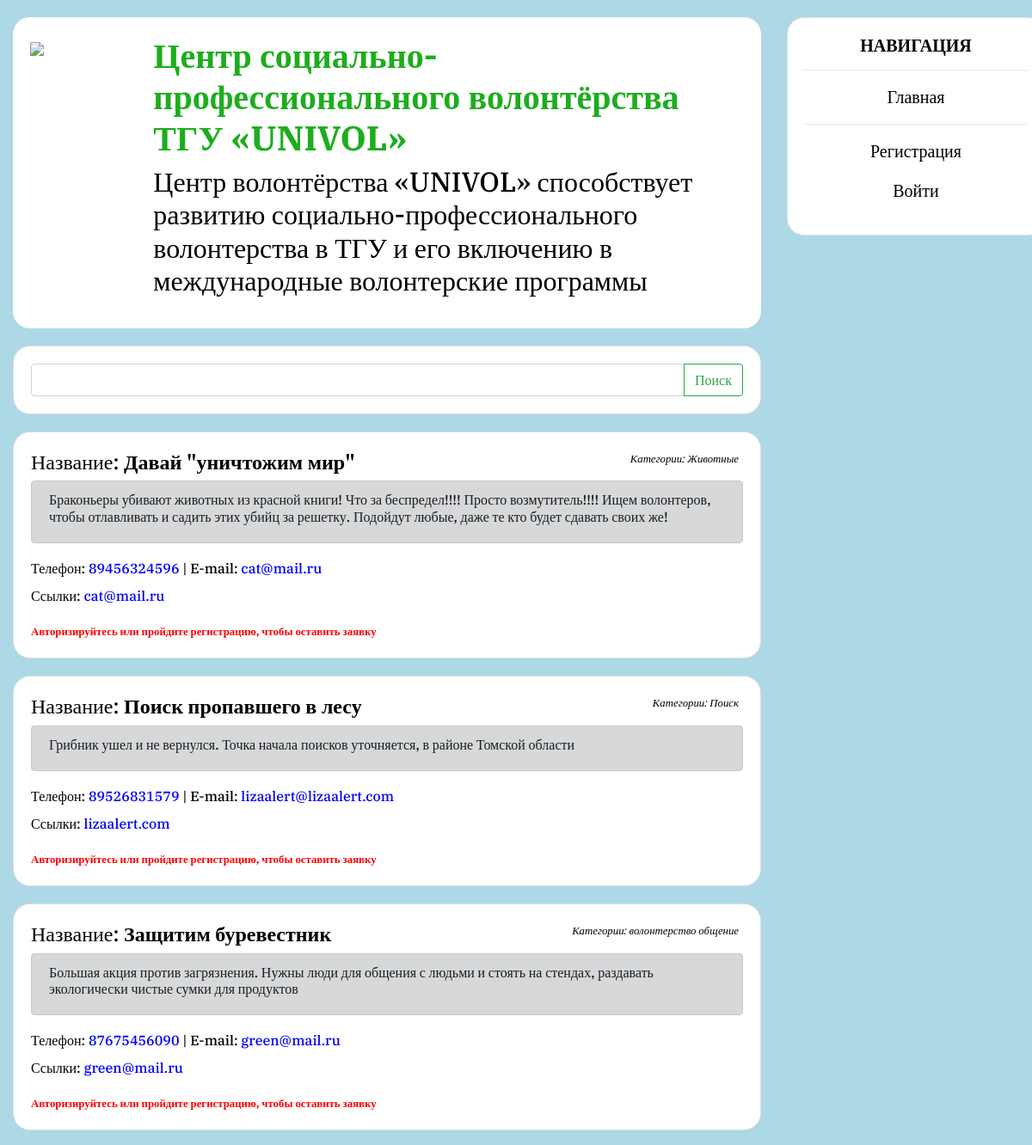
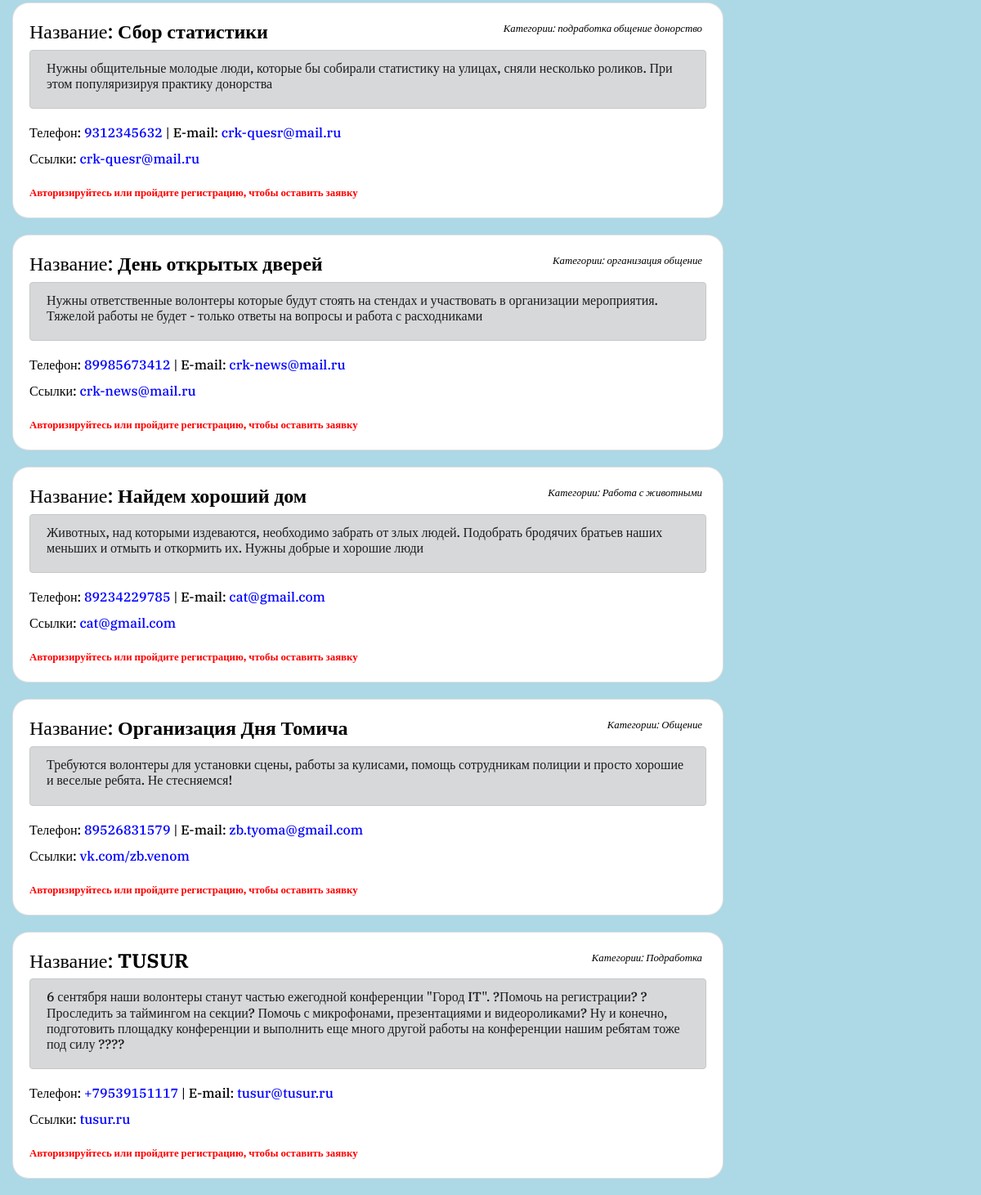
The page / on the database its author committed (2 pictures, top to bottom).
### tables this page shows
CREATE TABLE `events` (
  `id` int(11) NOT NULL,
  `id_org` int(11) NOT NULL,
  `event` text NOT NULL,
  `about` text NOT NULL,
  `email` text NOT NULL,
  `phone` text NOT NULL,
  `city` text NOT NULL,
  `link` text NOT NULL,
  `category` text NOT NULL
);

### index.php (the view, shortened to what this page needs)
<?php
require_once "db.php";
$type = $_SESSION['type'];
$id = $_SESSION['id'];
$search = $_POST['search'];
$search = trim($search);
if (isset($_POST['serchButton']) && $search != " " && !empty($search)) {
    $sql = "SELECT * FROM events WHERE `category` LIKE '%$search%' AND `about` LIKE '%$search%' AND `event` LIKE '%$search%' AND id_org != 0 ORDER BY id DESC";
} else
    $sql = "SELECT * FROM events WHERE id_org != 0 ORDER BY id DESC";
?>
<!DOCTYPE html>
<html lang="ru">
<head>
    <link rel="stylesheet" href="https://stackpath.bootstrapcdn.com/bootstrap/4.3.1/css/bootstrap.min.css">
    <link rel="stylesheet" media="screen,projection" href="css/main.css">
</head>
<body>
    <div class="container-fluid">
        <div class="row">
            <div class="col">
                <div class="card" style="margin-top: 20px; border: 0px solid lightblue; border-radius: 20px; ">
                    <div class="card-body" style="border-radius: 20px; ">
                        <div class="row">
                            <div class="col"><a href="index.php"><img src="/img/logo.png" width="100%"></a></div>
                            <div class="col-10"><h4><b style="color: rgb(29, 173, 29); font-size: 30px; font-size: 5vh;">Центр социально-профессионального волонтёрства ТГУ «UNIVOL»</b></h4>
                            <h5><p style="font-size: 20px; font-size: 4vh;">Центр волонтёрства «UNIVOL» способствует развитию социально-профессионального волонтерства в ТГУ и его включению в международные волонтерские программы</p></h5></div>
                        </div>
                    </div>
                </div>
                <form action="#" method="post">
                    <div class="card" style='margin: 20px 0; border-radius: 20px;'>
                        <div class="card-body">
                            <div class="input-group">
                                <input type="search" class="form-control" name="search" value="<?echo $search;?>" id="search">
                                <div class="input-group-append">
                                    <button class="btn btn-outline-success" type="submit" name="serchButton" id="serchButton">Поиск</button>
                                </div>
                            </div>
                        </div>
                    </div>
                </form>
                    <?php
                        $result = mysqli_query($link, $sql) or die("Ошибка " . mysqli_error($link));
                        while ($row = mysqli_fetch_array($result)) {
                            $name = $row['event'];
                            $about = $row['about'];
                            $phone = $row['phone'];
                            $phone = "<a href='tel:".$phone."'><h6 style='display: inline; color: blue'>".$phone."</h6></a>";
                            $email = $row['email'];
                            $email = "<a href='mailto:".$email."'><h6 style='display: inline; color: blue'>".$email."</h6></a>";
                            $links = $row['link'];
                            $pos = strripos($links, '.');
                            if ($pos)
                                $links = "<a href='http://".$links."'><h6 style='display: inline; color: blue'>".$links."</h6></a>";
                            $id_event = $row['id'];
                            $id_org = $row['id_org'];
                            $category = $row['category'];
                            echo "
                                <div class='card' style='margin: 20px 0; border-radius: 20px;'>
                                    <div class='card-body'>
                                        <div class='row'>
                                            <div class='col'>
                                                <h4>Название: <b>$name</b></h4>
                                                <div class='alert alert-dark'>
                                                    <h6>$about</h6>
                                                </div>
                                                <h6>Телефон: $phone | E-mail: $email</h6><h6 style='display: inline;'>Ссылки: $links
                                                <i style='position: absolute; top: 0; right: 20px;'><small>Категории: $category</small></i>";
                            if ($type == "volunteer") {
                                $sqli = "SELECT * FROM volunteers WHERE id_volunteer = $id AND id_event = $id_event";
                                $resulti = mysqli_query($link, $sqli) or die("Ошибка " . mysqli_error($link));
                                $rowi = mysqli_fetch_array($resulti);
                                if (!empty($rowi)) {
                                    echo "<button style='position: absolute; bottom: 0; right: 15px;' class='btn btn-secondary' disabled>Заявка отправлена</button>";
                                    if ($rowi['valid'] == 1)
                                        echo "<p></p><b style='color: green; '>Ваша заявка одобрена</b>";
                                    if ($rowi['valid'] == 0)
                                        echo "<p></p><b style='color: red; '>Ваша заявка на рассмотрении</b>";
                                }
                                else
                                    echo "<a style='position: absolute; bottom: 0; right: 15px;' href='volunteerForm.php?id=$id_event&id_org=$id_org'><button class='btn btn-success'>Подать заявку</button></a>";
                            }else if ($type == "admin") {
                                echo "<a style='position: absolute; bottom: 0; right: 15px;' href='no.php?id=$id_event'><button class='btn btn-danger'>Удалить</button></a>";
                            }
                            else if (empty($type))
                                echo "<p></p><small><b style='color: red'>Авторизируйтесь или пройдите регистрацию, чтобы оставить заявку</b></small>";
                                        echo "</div>
                                        </div>
                                    </div>
                                </div>
                            ";
                        }
                    ?>
            </div>
            <div class="col-3">
                <div class="card" style="margin-top: 20px; width: 300px; border-radius: 20px; position: fixed;">
                    <div class="card-body">
                        <center>
                            <h5><b>НАВИГАЦИЯ</b></h5>
                            <hr>
                            <p><a href="index.php">Главная</a></p>
                            <?php
                            if ($_SESSION['online'] == 1) {
                                $sqli = "SELECT * FROM volunteers WHERE id_org = 0 AND id_volunteer=$id";
                                $resulti = mysqli_query($link, $sqli) or die("Ошибка " . mysqli_error($link));
                                $rowi = mysqli_fetch_array($resulti);
                                if ($_SESSION['type'] == "admin")
                                    echo "<p><a href='orgs.php'>Заявки организаторов</a></p>";
                                if ($_SESSION['type'] == "volunteer" && empty($rowi['id']))
                                    echo "<p><a href='volunteerForm.php?id=12&id_org=0'>Свободная форма</a></p>";
                                if ($_SESSION['type'] == "volunteer" && !empty($rowi['id']))
                                    echo "<p><a href='volunteerForm.php?id=12&id_org=0&edit=1'>Изменить свободную форму</a></p>";
                                if ($_SESSION['type'] == "org" && $_SESSION['valid'] == 1)
                                    echo "<p><a href='eventForm.php'>Создать событие</a></p>
                                    <p><a href='add.php'>Посмотреть заявки</a></p>
                                    <p><a href='add.php?free=1'>Свободные волонтеры</a></p>";
                                if ($_SESSION['type'] == "org" && $_SESSION['valid'] == 0)
                                    echo "<p><b  style='color: red'>ВАША АКАУНТ НЕ ПОДТВЕРЖДЁН!</b></p>";
                                echo '<hr><p><a href="exit.php">Выход</a>';
                            }
                            else
                                echo '<hr><p><a href="regForm.php">Регистрация</a></p>
                                <p><a href="authForm.php">Войти</a>'
                            ?>
                        </center>
                    </div>
                </div>
            </div>
        </div>
    </div>
</body>
</html>

### css/main.css (style rules this page uses)
a { text-decoration: none; font-size: 20px; color: black; }
body { height: 100%; background-color: lightblue; color: black; font-family: 'IBM Plex Serif', serif; }

### rows shown on the page
events: event "Давай \"уничтожим мир\"", about "Браконьеры убивают животных из красной книги! Что за беспредел!!!! Просто возмутитель!!!! Ищем волонтеров, чтобы отлавливать и садить этих убийц за решетку. Подойдут любые, даже те кто будет сдавать своих же!", phone "89456324596", email "cat@mail.ru", link "cat@mail.ru", category "Животные"
events: event "Поиск пропавшего в лесу", about "Грибник ушел и не вернулся. Точка начала поисков уточняется, в районе Томской области", phone "89526831579", email "lizaalert@lizaalert.com", link "lizaalert.com", category "Поиск"
events: event "Защитим буревестник", about "Большая акция против загрязнения. Нужны люди для общения с людьми и стоять на стендах, раздавать экологически чистые сумки для продуктов", phone "87675456090", email "green@mail.ru", link "green@mail.ru", category "волонтерство общение"
events: event "Сбор статистики", about "Нужны общительные молодые люди, которые бы собирали статистику на улицах, сняли несколько роликов. При этом популяризируя практику донорства", phone "9312345632", email "crk-quesr@mail.ru", link "crk-quesr@mail.ru", category "подработка общение донорство"
events: event "День открытых дверей", about "Нужны ответственные волонтеры которые будут стоять на стендах и участвовать в организации мероприятия. Тяжелой работы не будет - только ответы на вопросы и работа с расходниками", phone "89985673412", email "crk-news@mail.ru", link "crk-news@mail.ru", category "организация общение"
events: event "Найдем хороший дом", about "Животных, над которыми издеваются, необходимо забрать от злых людей. Подобрать бродячих братьев наших меньших и отмыть и откормить их. Нужны добрые и хорошие люди", phone "89234229785", email "cat@gmail.com", link "cat@gmail.com", category "Работа с животными"
events: event "Организация Дня Томича", about "Требуются волонтеры для установки сцены, работы за кулисами, помощь сотрудникам полиции и просто хорошие и веселые ребята. Не стесняемся!", phone "89526831579", email "zb.tyoma@gmail.com", link "vk.com/zb.venom", category "Общение"
events: event "TUSUR", about "6 сентября наши волонтеры станут частью ежегодной конференции \"Город IT\". ?Помочь на регистрации? ?Проследить за таймингом на секции? Помочь с микрофонами, презентациями и видеороликами? Ну и конечно, подготовить площадку конференции и выполнить еще много другой работы на конференции нашим ребятам тоже под силу ????", phone "+79539151117", email "tusur@tusur.ru", link "tusur.ru", category "Подработка"
